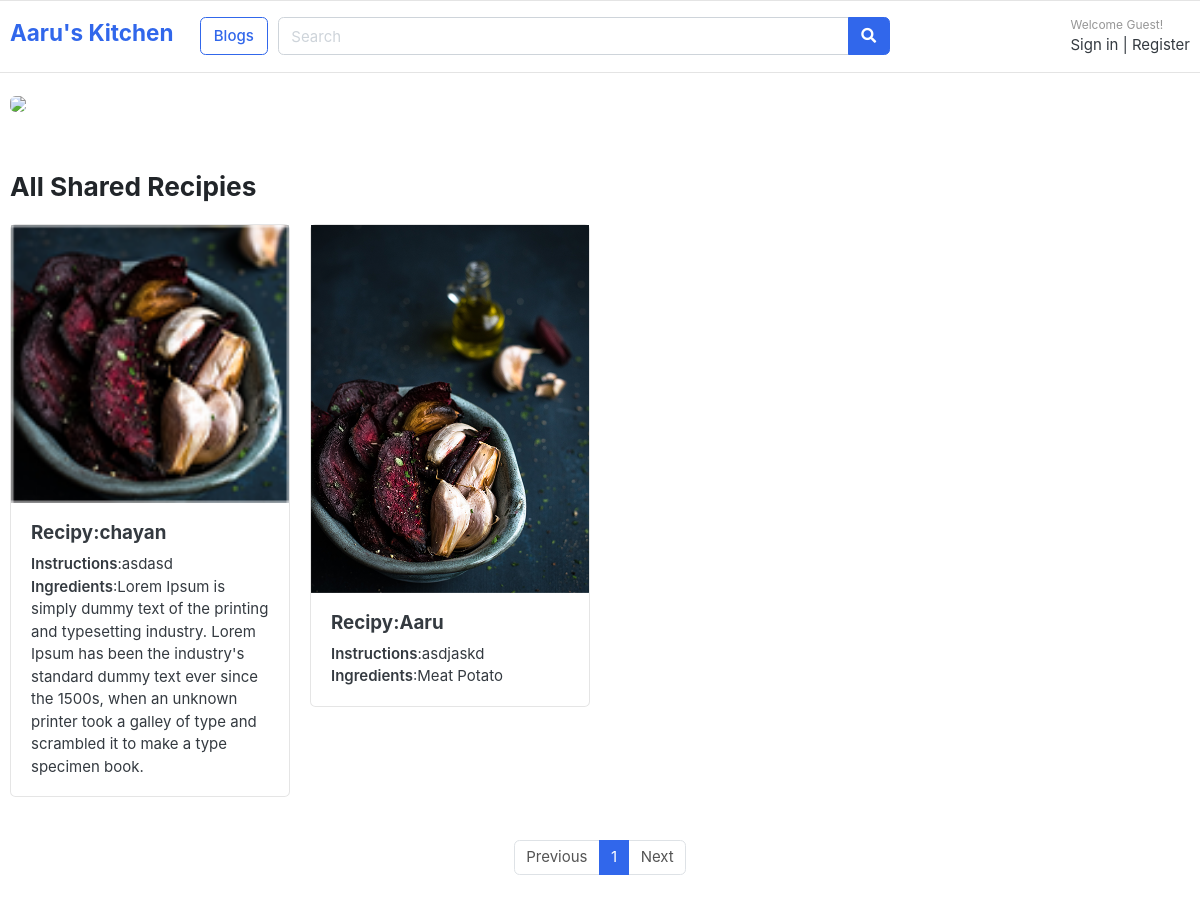
The page / on the database its author committed.
### recipies/models.py (models this page shows, shortened)
class recipyModel(models.Model):
    user=models.ForeignKey(User, on_delete=models.CASCADE,null=True)
    title=models.CharField(max_length=100)
    slug=models.SlugField(max_length=100)
    ingredients=models.TextField()
    instructions=models.TextField()
    image=models.ImageField(upload_to='recipy/',blank=True)
    category=models.CharField(max_length=50,choices=meals)

### Best_Resturant/views.py (the view)
# urls.py: 2. Add a URL to urlpatterns:  path('', views.home, name='home')
def home(request):
    if 'value' in request.POST:
        items=recipyModel.objects.filter(ingredients__contains=request.POST['value'])
        paginator=Paginator(items, 1)
        page=request.GET.get('page')
        paged_items=paginator.get_page(page)
    else:
        items=recipyModel.objects.all()
        paginator=Paginator(items, 2)
        page=request.GET.get('page')
        paged_items=paginator.get_page(page)
    return render(request, 'index.html', {'items':paged_items})

### templates/index.html
{% extends 'base.html' %} {% load static %} {% block body %}
<section class="section-intro padding-y-sm">
  <div class="container">
    <div class="intro-banner-wrap">
      <img
        src="{% static 'images/banners/food-min.png' %}"
        class="img-fluid rounded"
      />
    </div>
  </div>
</section>
<section class="section-name padding-y-sm">
  <div class="container">
    <header class="section-heading">
      <h3 class="section-title">All Shared Recipies</h3>
    </header>
    <div class="row">
      {% for item in items %}
      <div class="col-md-3">
        <div class="card card-product-grid">
          <img src="{{item.image.url}}" />
          <figcaption class="info-wrap">
            <h5>Recipy:{{item.title}}</h5>
            <p>
              <span class="font-weight-bold">Instructions</span
              >:{{item.instructions}}
            </p>
            <p>
              <span class="font-weight-bold">Ingredients</span
              >:{{item.ingredients}}
            </p>
          </figcaption>
        </div>
      </div>
      {% endfor %}
    </div>
  </div>
  <div class="d-flex justify-content-center">
    <nav class="mt-4" aria-label="Page navigation sample">
      <ul class="pagination">
        {% if items.has_previous %}
        <li class="page-item"><a class="page-link" href="?page={{items.previous_page_number}}">Previous</a></li>
        {% else %}
        <li class="page-item disabled"><a class="page-link">Previous</a></li>
        {% endif %}
		{% for i in items.paginator.page_range %}
		<li class="page-item active"><a class="page-link" href="?page={{i}}">{{i}}</a></li>
		{% endfor %}
        {% if items.has_next %}
        <li class="page-item"><a class="page-link" href="?page={{items.next_page_number}}">Next</a></li>
        {% else %}
        <li class="page-item disabled"><a class="page-link">Next</a></li>
        {% endif %}
      </ul>
    </nav>
  </div>
</section>
{% endblock body %}

### static/css/ui.css (style rules this page uses)
html { font-family: "Inter", sans-serif; font-size: 15px; }
.padding-y-sm { padding-top: 20px; padding-bottom: 20px; }
.section-heading { margin-bottom: 20px; margin-top: 15px; }
.section-title { color: #212529; }
p:last-child { margin-bottom: 0; }
[class*=card-product] p { margin-bottom: 0; }
.card-product-grid { margin-bottom: 20px; }
.card-product-grid .info-wrap { overflow: hidden; padding: 18px 20px; }

### rows shown on the page
recipyModel: image (picture), title "chayan", instructions "asdasd", ingredients "Lorem Ipsum is simply dummy text of the printing and typesetting industry. Lorem Ipsum has been the industry's standard dummy text ever since the 1500s, when an unknown printer took a galley of type and scrambled it to make a type specimen book."
recipyModel: image (picture), title "Aaru", instructions "asdjaskd", ingredients "Meat Potato"

### other values the page prints
{{ i }} "1"
